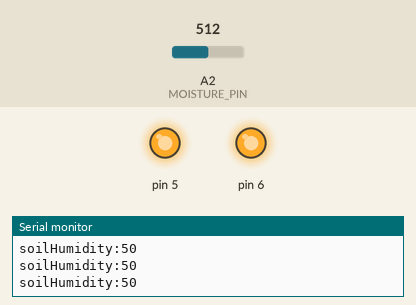
The sketch below on a simulated Arduino Uno, built with avr-gcc and run on an emulated ATmega328P. Shown: output pins drawn as LEDs (lit = HIGH), the last lines printed to the serial monitor. The inputs (shaded band) are chosen by the test bench; at power-on: A2 (MOISTURE_PIN) = 512.

Above: at 1.2 s.
1.3 s: A2 (MOISTURE_PIN) set to 686
4.3 s: A2 (MOISTURE_PIN) set to 711
At 4.9 s:
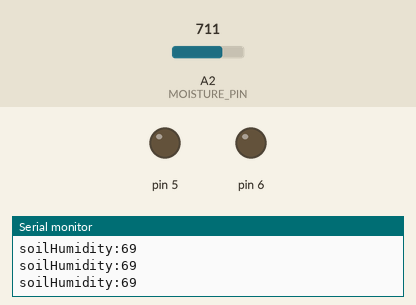
5.8 s: A2 (MOISTURE_PIN) set to 511
At 7.1 s:
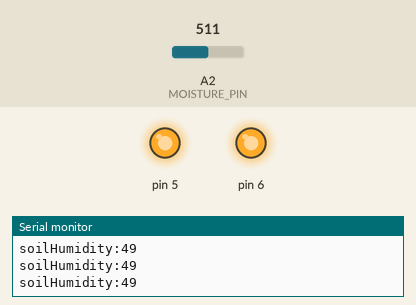
8.8 s: A2 (MOISTURE_PIN) set to 716
At 9.2 s:
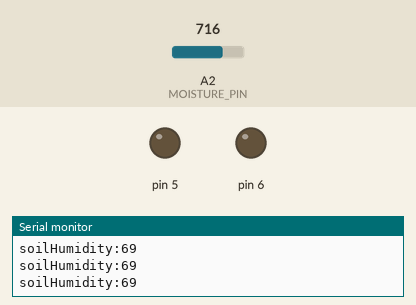
Timing chart, 0 to 11.8 s (numbered marks = the images above; inputs shaded):
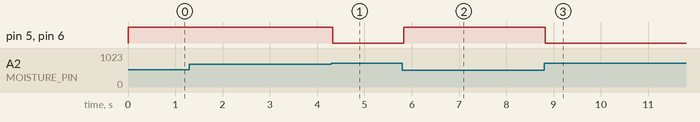

The sketch:

OurWaterSystem.ino
```cpp
#define MOISTURE_PIN A2

int soilHumidity;
int setHumidity = 68;      //Set the pump trigger threshold
void setup() {
  Serial.begin(9600);
  pinMode(5, OUTPUT);
  pinMode(6, OUTPUT);

  digitalWrite(5, LOW);
  digitalWrite(6, LOW);
}

void loop() {
  soilHumidity = map(analogRead(MOISTURE_PIN), 0, 1023, 0, 100);    //Map analog value to 0~100% soil moisture value
  Serial.print("\nsoilHumidity:");
  Serial.println(soilHumidity);
  if (soilHumidity < setHumidity) {
    pumpOn();
  } else {
    pumpOff();
  }


}
//open pump
void pumpOn() {
  digitalWrite(5, HIGH);
  digitalWrite(6, HIGH);
}
//close pump
void pumpOff() {
  digitalWrite(5, LOW);
  digitalWrite(6, LOW);
}
```

Measured:
- the behaviour switches between 695 and 696 on A2 (MOISTURE_PIN) (found by bisection; images 0 and 1)
- after the input at 4.3 s, pin 5, pin 6: HIGH → LOW at once
- after the input at 5.8 s, pin 5, pin 6: LOW → HIGH at once
- after the input at 8.8 s, pin 5, pin 6: HIGH → LOW at once
